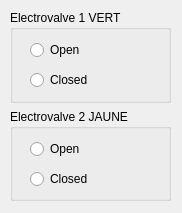
<?xml version="1.0" encoding="UTF-8"?>
<ui version="4.0">
 <class>ElectrovalveWindow</class>
 <widget class="QDialog" name="ElectrovalveWindow">
  <property name="geometry">
   <rect>
    <x>0</x>
    <y>0</y>
    <width>182</width>
    <height>213</height>
   </rect>
  </property>
  <property name="windowTitle">
   <string>Electrovalves</string>
  </property>
  <widget class="QWidget" name="verticalLayoutWidget">
   <property name="geometry">
    <rect>
     <x>10</x>
     <y>10</y>
     <width>161</width>
     <height>191</height>
    </rect>
   </property>
   <layout class="QVBoxLayout" name="verticalLayout">
    <item>
     <widget class="QGroupBox" name="groupBox_electrovalve1">
      <property name="title">
       <string>Electrovalve 1 VERT</string>
      </property>
      <widget class="QRadioButton" name="ev1_radioButton_open">
       <property name="geometry">
        <rect>
         <x>20</x>
         <y>30</y>
         <width>151</width>
         <height>20</height>
        </rect>
       </property>
       <property name="text">
        <string>Open</string>
       </property>
      </widget>
      <widget class="QRadioButton" name="ev1_radioButton_closed">
       <property name="geometry">
        <rect>
         <x>20</x>
         <y>60</y>
         <width>151</width>
         <height>20</height>
        </rect>
       </property>
       <property name="text">
        <string>Closed</string>
       </property>
      </widget>
     </widget>
    </item>
    <item>
     <widget class="QGroupBox" name="groupBox_electrovalve2">
      <property name="title">
       <string>Electrovalve 2 JAUNE</string>
      </property>
      <widget class="QRadioButton" name="ev2_radioButton_open">
       <property name="geometry">
        <rect>
         <x>20</x>
         <y>30</y>
         <width>151</width>
         <height>20</height>
        </rect>
       </property>
       <property name="text">
        <string>Open</string>
       </property>
      </widget>
      <widget class="QRadioButton" name="ev2_radioButton_closed">
       <property name="geometry">
        <rect>
         <x>20</x>
         <y>60</y>
         <width>151</width>
         <height>20</height>
        </rect>
       </property>
       <property name="text">
        <string>Closed</string>
       </property>
      </widget>
     </widget>
    </item>
   </layout>
  </widget>
  <action name="action_pump">
   <property name="text">
    <string>Syringe pump</string>
   </property>
  </action>
  <action name="action_flows">
   <property name="text">
    <string>Flow controllers</string>
   </property>
  </action>
  <action name="action_pressure">
   <property name="text">
    <string>Pressure controller</string>
   </property>
  </action>
  <action name="action_valve2x3">
   <property name="text">
    <string>Double 3-ways valve</string>
   </property>
  </action>
  <action name="action_electrovalves">
   <property name="text">
    <string>Electro-valves</string>
   </property>
  </action>
 </widget>
 <resources/>
 <connections/>
</ui>
